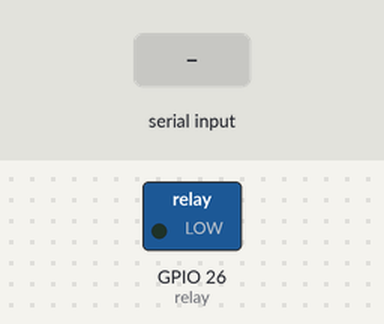
The sketch below on a simulated ESP32. On the bench: switched loads named in the sketch (green lamp = pin HIGH). The inputs (shaded band) are chosen by the test bench.

Above: at 1.2 s.
1.3 s: "L" received over Serial
At 2.5 s:
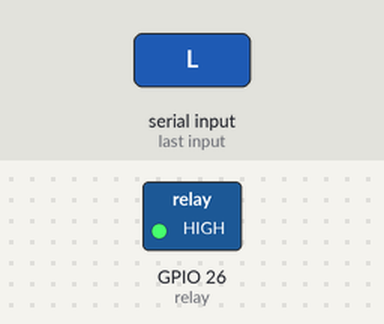
2.8 s: "H" received over Serial
At 3.9 s:
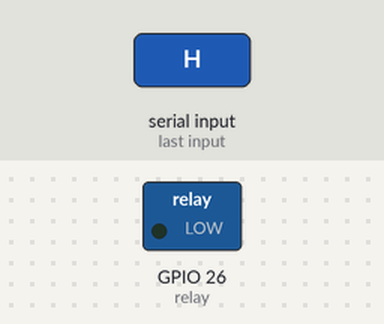
Timing chart, 0 to 5.8 s (numbered marks = the images above; inputs shaded):
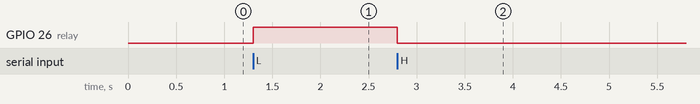

The sketch:

lightho.ino
```cpp
const int relay = 26;// set the pin nuber according to your connection diagram
int incomingByte;

void setup() {
  Serial.begin(115200);
  pinMode(relay, OUTPUT);
}

void loop() {
  if (Serial.available() > 0) {
    incomingByte = Serial.read();
    if (incomingByte == 'H') {
      digitalWrite(relay, LOW);
    }
    if (incomingByte == 'L') {
      digitalWrite(relay, HIGH);
    }
  }
}
```

Measured:
- after the input at 1.3 s, GPIO 26 (relay): LOW → HIGH at once
- after the input at 2.8 s, GPIO 26 (relay): HIGH → LOW at once
